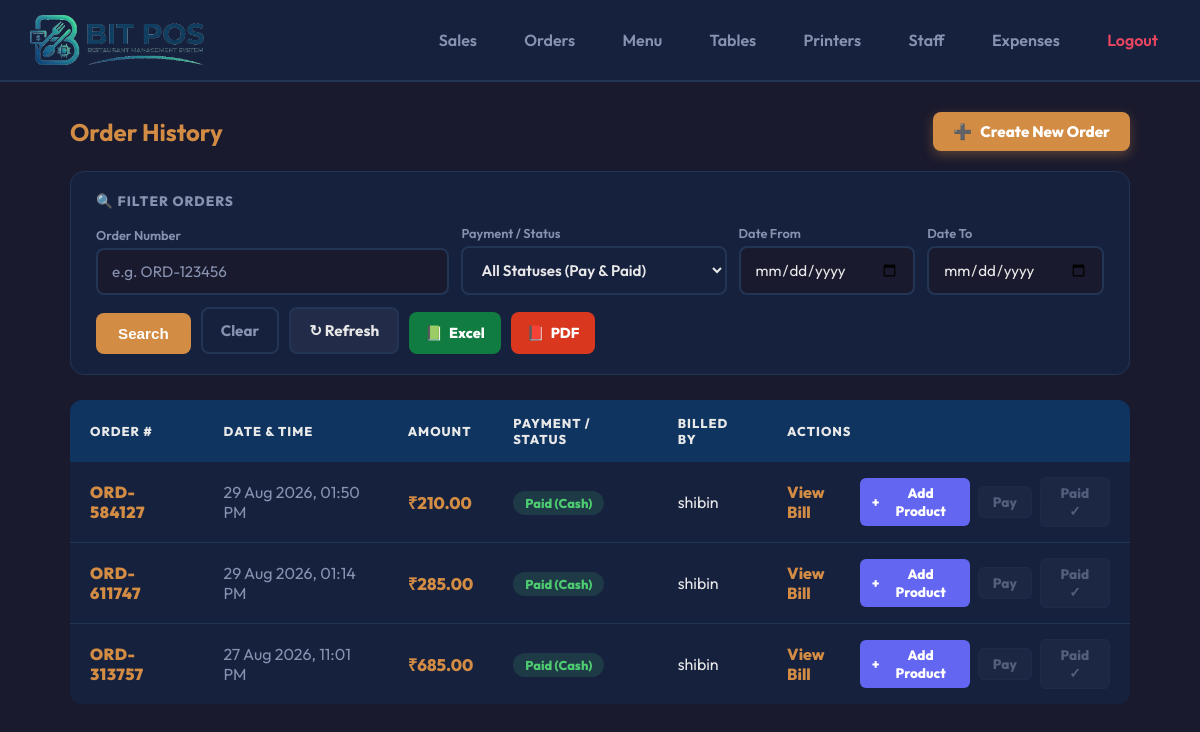
The page /orders/ (signed in) on the database as committed earlier.
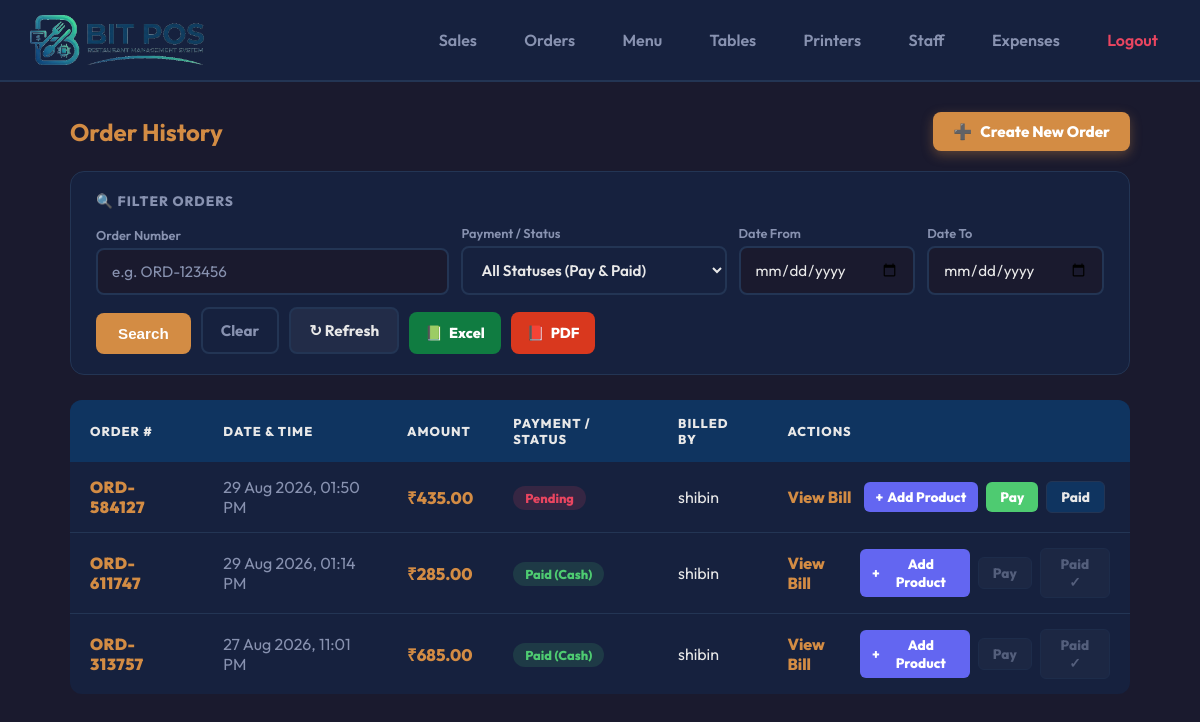
The same page on the database as committed later.
### core/models.py (models this page shows, shortened)
class Order(models.Model):
    STATUS_CHOICES = (
        ('pending', 'Pending'),
        ('invoiced', 'Invoiced'),
        ('paid', 'Paid'),
        ('cancelled', 'Cancelled'),
    )
    PAYMENT_CHOICES = (
        ('cash', 'Cash'),
        ('card', 'Card / Online'),
        ('split', 'Split (Cash + Card)'),
    )
    company = models.ForeignKey(Company, related_name='orders', on_delete=models.CASCADE)
    order_number = models.CharField(max_length=20, unique=True, blank=True)
    table = models.ForeignKey(Table, related_name='orders', on_delete=models.SET_NULL, null=True, blank=True)
    status = models.CharField(max_length=20, choices=STATUS_CHOICES, default='pending')
    payment_method = models.CharField(max_length=10, choices=PAYMENT_CHOICES, default='cash')
    cash_amount = models.DecimalField(max_digits=10, decimal_places=2, default=0.00)
    upi_amount = models.DecimalField(max_digits=10, decimal_places=2, default=0.00)
    total_amount = models.DecimalField(max_digits=10, decimal_places=2, default=0.00)
    order_type = models.CharField(max_length=20, default='dine_in')
    billed_by = models.ForeignKey('auth.User', on_delete=models.SET_NULL, null=True, blank=True)
    created_at = models.DateTimeField(auto_now_add=True)

### core/views.py (the view, shortened to what this page needs)
# urls.py: path('orders/', views.order_history, name='order_history'),
@login_required(login_url='login_view')
def order_history(request):
    if not hasattr(request.user, 'profile') or request.user.profile.role != 'admin':
        return HttpResponseForbidden("Access Denied.")
    company = getattr(request.user.profile, 'company', None)
    if company:
        orders = Order.objects.filter(company=company).order_by('-created_at')
    else:
        orders = Order.objects.all().order_by('-created_at')
    search = request.GET.get('search', '').strip()
    status_filter = request.GET.get('status', '').strip()
    date_from = request.GET.get('date_from', '')
    date_to = request.GET.get('date_to', '')
    if search:
        orders = orders.filter(order_number__icontains=search)
    if date_from:
        orders = orders.filter(created_at__date__gte=date_from)
    if date_to:
        orders = orders.filter(created_at__date__lte=date_to)
    if company:
        menu_items = MenuItem.objects.filter(company=company, is_available=True).select_related('category').order_by('category__name', 'name')
        tables = Table.objects.filter(company=company).order_by('table_number')
        categories = Category.objects.filter(company=company).order_by('name')
    else:
        menu_items = MenuItem.objects.filter(is_available=True).select_related('category').order_by('category__name', 'name')
        tables = Table.objects.all().order_by('table_number')
        categories = Category.objects.all().order_by('name')
    return render(request, 'core/order_history.html', {
        'orders': orders,
        'search': search,
        'status_filter': status_filter,
        'date_from': date_from,
        'date_to': date_to,
        'total_results': orders.count(),
        'menu_items': menu_items,
        'tables': tables,
        'categories': categories,
        'company': company,
    })

### core/templates/core/order_history.html (shortened to what the changed rows need)
<!DOCTYPE html>
<html lang="en">
<head>
</head>
<body>
    <header>
        <h1><img src="/static/core/images/logo.png" alt="BITPOS" style="height: 50px; vertical-align: middle;"></h1>
    </header>
    <div class="container">
        <div style="display:flex; justify-content:space-between; align-items:center; margin-bottom:20px; flex-wrap:wrap; gap:15px;">
            <h2 style="margin:0;">Order History</h2>
        </div>
        <table>
            <tr>
                <th>Order #</th>
                <th>Date &amp; Time</th>
                <th>Amount</th>
                <th>Payment / Status</th>
                <th>Billed By</th>
                <th>Actions</th>
            </tr>
            {% for order in orders %}
            <tr id="order-row-{{ order.order_number }}">
                <td><a href="/orders/{{ order.order_number }}/" class="order-link" style="font-weight:900; font-size:1rem; letter-spacing:0.5px;">{{ order.order_number }}</a></td>
                <td style="color:var(--muted)">{{ order.created_at|date:"d M Y, h:i A" }}</td>
                <td style="font-weight:800; color:var(--primary); font-size:1.05rem;" id="amount-col-{{ order.order_number }}">&#8377;{{ order.total_amount }}</td>
                <td id="status-col-{{ order.order_number }}">
                    {% if order.status == 'pending' %}
                        <span class="badge badge-pending">Pending</span>
                    {% elif order.status == 'invoiced' %}
                        <span class="badge badge-invoiced">Invoiced</span>
                    {% elif order.status == 'paid' %}
                        <span class="badge badge-paid">Paid ({{ order.get_payment_method_display }})</span>
                    {% else %}
                        <span class="badge">{{ order.get_status_display }}</span>
                    {% endif %}
                </td>
                <td>{{ order.billed_by.username|default:"--" }}</td>
                <td>
                    <div style="display:flex; align-items:center; gap:8px;">
                        <a href="/bill/{{ order.order_number }}/" class="order-link" target="_blank" style="margin-right:4px;">View Bill</a>
                        <button type="button" onclick="openAddProductModal('{{ order.order_number }}', {{ order.total_amount|default:0 }})" class="btn-action-add" title="Add items to this order and take bill"><span>&#43;</span> Add Product</button>
                        {% if order.status == 'paid' %}
                            <button disabled class="btn-action-pay" title="Order already paid">Pay</button>
                            <button disabled class="btn-action-paid" title="Order already paid">Paid &#10003;</button>
                        {% else %}
                            <button onclick="openPayment('{{ order.order_number }}', {{ order.total_amount|default:0 }})" class="btn-action-pay" id="pay-btn-{{ order.order_number }}">Pay</button>
                            <button onclick="quickMarkPaid('{{ order.order_number }}', {{ order.total_amount|default:0 }}, this)" class="btn-action-paid" id="paid-btn-{{ order.order_number }}">Paid</button>
                        {% endif %}
                    </div>
                </td>
            </tr>
            {% empty %}
            <tr><td colspan="6" style="text-align:center; padding:40px; color:var(--muted)">
                {% if search or date_from or date_to %}No orders match your filter. <a href="/orders/" style="color:var(--primary);">Clear filters</a>{% else %}No orders yet{% endif %}
            </td></tr>
            {% endfor %}
        </table>
    </div>
</body>
</html>

Rows that differ between the two databases and show on the page:
changed Order "ORD-584127": total_amount "210.00" → "435.00"; payment_method "Cash" → (not shown); status "Paid ( ) Paid ✓" → "Pending Paid"
